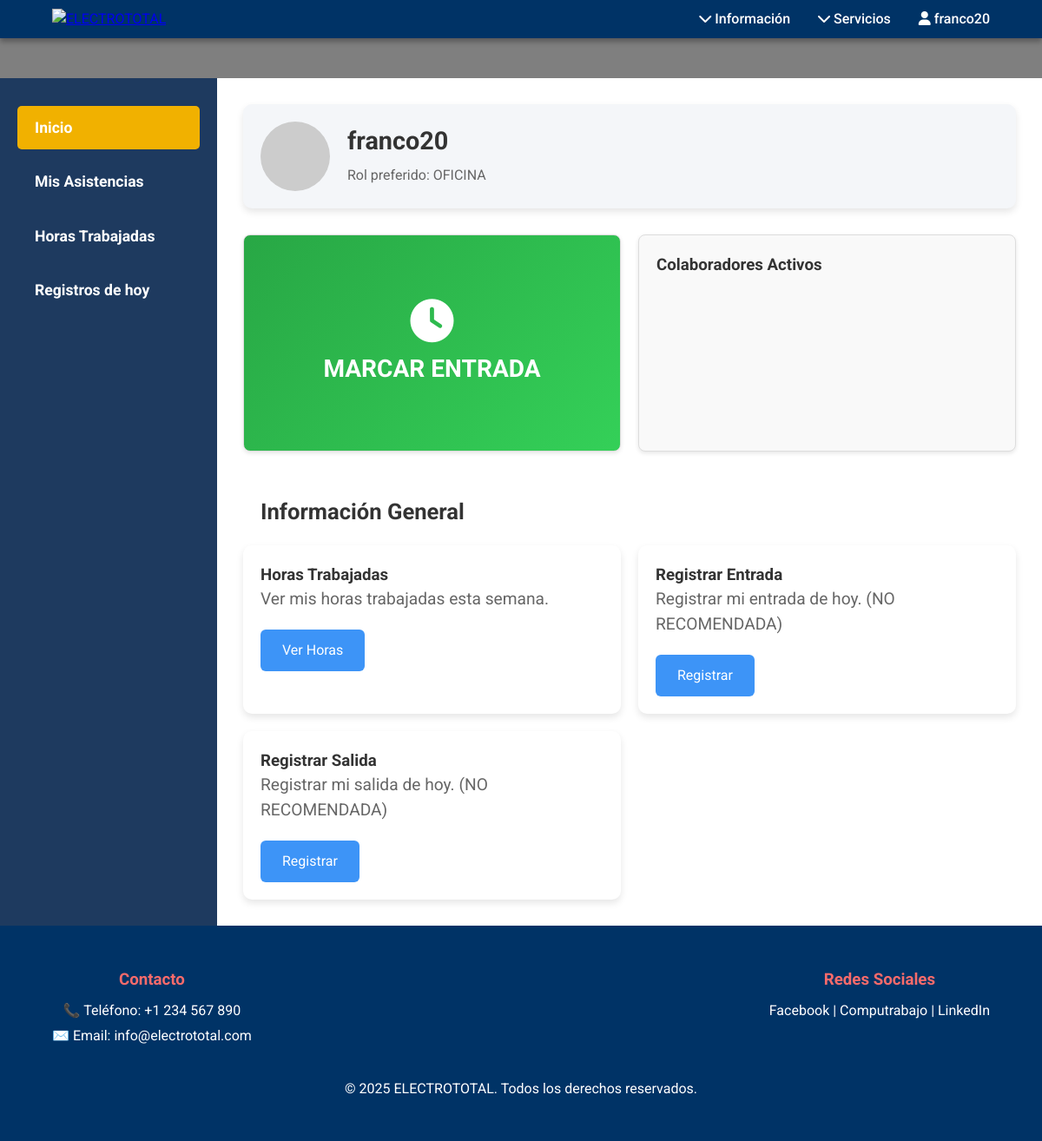
The page /personal/ (signed in) on the database as committed earlier.
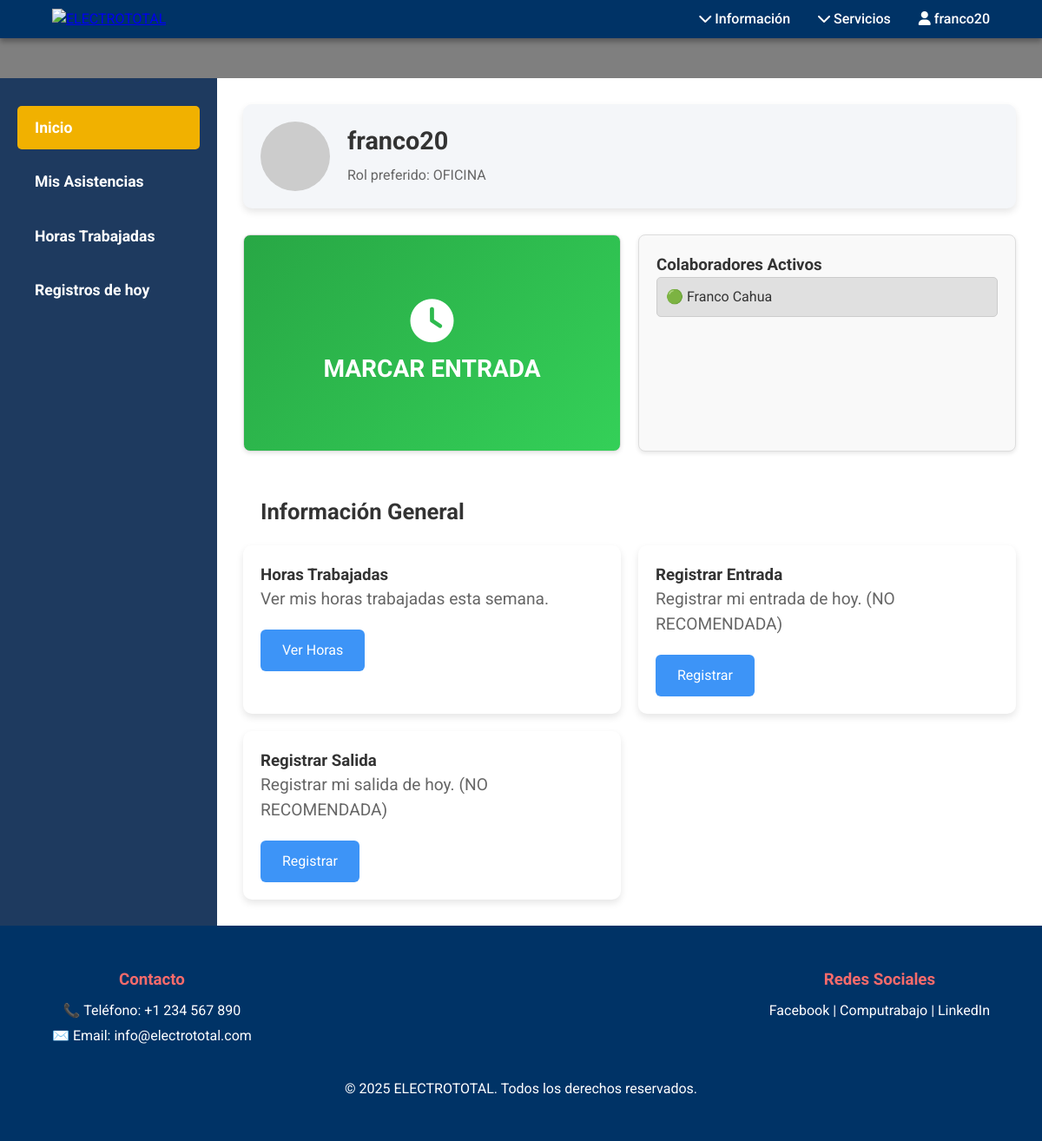
The same page on the database as committed later.
### personal/models.py (models this page shows, shortened)
class Collaborator(models.Model):
    isDelete= models.BooleanField(default=False)
    user = models.OneToOneField(CustomUser, on_delete=models.CASCADE)
    favoritePlaceIsOffice=models.BooleanField(default=False)
    isWorking=models.IntegerField(default=-1)
    objects=ModelManager()

class CustomUser(AbstractUser):
    isDelete= models.BooleanField(default=False)
    isAdmin = models.BooleanField(default=False)

### personal/views.py (the view)
# urls.py: path('', views.homeView, name='home'), #user OK
def homeView(request):
    if request.user.is_authenticated:
        collaborators=getCollaboratorsActive()
        return render(request, 'home.html',{"collaborators":collaborators})
    return redirect('login')

### personal/models.py (called while the page is built)
    def enables(self):
        return self.filter(isDelete=False)

### personal/scripts.py (called while the page is built)
def getCollaboratorsActive():
    collaboratorsActive = Collaborator.objects.enables().exclude(isWorking=-1)
    return collaboratorsActive

### personal/templates/home.html (shortened to what this page needs)
{% extends 'baseHome.html' %}
{% load static %}
{% block content_dashboard %}
    <div class="profile-info">
        <img src="https://www.gravatar.com/avatar/xyz" alt="Foto de perfil">
        <div class="details">
            <h2>{{ user.username }}</h2>
            {% if user.collaborator.favoritePlaceIsOffice %}
                <p>Rol preferido: OFICINA</p>
            {% else %}
                <p>Rol preferido: CAMPO</p>
            {% endif %}
        </div>
    </div>
    <div class="asistencia-container">
        {% if user.is_staff%}
            <div class="asistencia-box2">
                <i class="fa fa-clock icono"></i>
                <h3>GESTION DE ASISTENCIAS</h3>
                <a href="{% url 'adminDashboard' %}" class="asistencia-link"></a>
            </div>
        {% elif user.collaborator.isWorking == -1 %}
            <div class="asistencia-box2">
                <i class="fa fa-clock icono"></i>
                <h3>MARCAR ENTRADA</h3>
                <a href="{% url 'registerInput' %}" class="asistencia-link"></a>
            </div>
        {% else %}
            <div class="asistenciarojo-box2">
                <i class="fa fa-clock icono"></i>
                <h3>MARCAR SALIDA</h3>
                <a href="{% url 'registerOutput' %}" class="asistencia-link"></a>
            </div>
        {% endif %}
        <div class="asistencia-box">
            <h3>Colaboradores Activos</h3>
            <div class="usuarios-lista">
                {% for collaborator in collaborators %}
                    <div class="usuario-activo">
                        <p>🟢 {{ collaborator.user.first_name }} </p>
                    </div>
                {% endfor %}
            </div>
        </div>
    </div>
    <div class="section-title">Información General</div>
    <div class="cards">
        <div class="card">
            <h3>Horas Trabajadas</h3>
            <p>Ver mis horas trabajadas esta semana.</p>
            <a href="{% url 'hoursWorked' %}" class="btn-primary">Ver Horas</a>
        </div>
        <div class="card">
            <h3>Registrar Entrada</h3>
            <p>Registrar mi entrada de hoy. (NO RECOMENDADA)</p>
            <a href="{% url 'registerInput' %}" class="btn-primary">Registrar</a>
        </div>
        <div class="card">
            <h3>Registrar Salida</h3>
            <p>Registrar mi salida de hoy. (NO RECOMENDADA)</p>
            <a href="{% url 'registerOutput' %}" class="btn-primary">Registrar</a>
        </div>
    </div>
{% endblock %}

Rows that differ between the two databases and show on the page:
now on this page (row edited): Collaborator: user.first_name "Franco Cahua"
